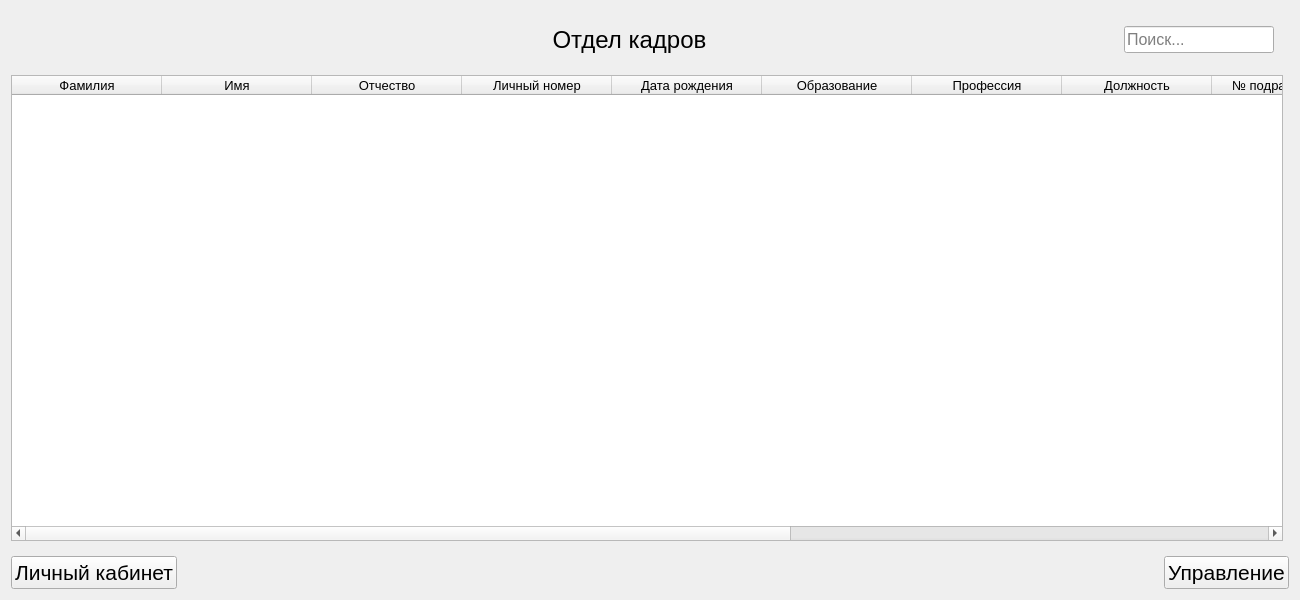
<?xml version="1.0" encoding="UTF-8"?>
<ui version="4.0">
 <class>MainWidget</class>
 <widget class="QWidget" name="MainWidget">
  <property name="geometry">
   <rect>
    <x>0</x>
    <y>0</y>
    <width>1300</width>
    <height>600</height>
   </rect>
  </property>
  <property name="windowTitle">
   <string>MainWidget</string>
  </property>
  <layout class="QGridLayout" name="gridLayout">
   <item row="3" column="0" colspan="2">
    <layout class="QGridLayout" name="gridLayout_2">
     <item row="1" column="0">
      <layout class="QHBoxLayout" name="horizontalLayout_2">
       <property name="topMargin">
        <number>9</number>
       </property>
       <item>
        <widget class="QPushButton" name="User">
         <property name="font">
          <font>
           <pointsize>16</pointsize>
          </font>
         </property>
         <property name="text">
          <string>Личный кабинет</string>
         </property>
        </widget>
       </item>
       <item>
        <spacer name="horizontalSpacer_4">
         <property name="orientation">
          <enum>Qt::Horizontal</enum>
         </property>
         <property name="sizeHint" stdset="0">
          <size>
           <width>40</width>
           <height>20</height>
          </size>
         </property>
        </spacer>
       </item>
       <item>
        <spacer name="horizontalSpacer_3">
         <property name="orientation">
          <enum>Qt::Horizontal</enum>
         </property>
         <property name="sizeHint" stdset="0">
          <size>
           <width>40</width>
           <height>20</height>
          </size>
         </property>
        </spacer>
       </item>
       <item>
        <spacer name="horizontalSpacer">
         <property name="orientation">
          <enum>Qt::Horizontal</enum>
         </property>
         <property name="sizeHint" stdset="0">
          <size>
           <width>40</width>
           <height>20</height>
          </size>
         </property>
        </spacer>
       </item>
       <item>
        <spacer name="horizontalSpacer_2">
         <property name="orientation">
          <enum>Qt::Horizontal</enum>
         </property>
         <property name="sizeHint" stdset="0">
          <size>
           <width>40</width>
           <height>20</height>
          </size>
         </property>
        </spacer>
       </item>
       <item>
        <spacer name="horizontalSpacer_5">
         <property name="orientation">
          <enum>Qt::Horizontal</enum>
         </property>
         <property name="sizeHint" stdset="0">
          <size>
           <width>40</width>
           <height>20</height>
          </size>
         </property>
        </spacer>
       </item>
       <item>
        <widget class="QPushButton" name="Manage">
         <property name="font">
          <font>
           <pointsize>16</pointsize>
          </font>
         </property>
         <property name="text">
          <string>Управление</string>
         </property>
        </widget>
       </item>
      </layout>
     </item>
    </layout>
   </item>
   <item row="1" column="0">
    <layout class="QHBoxLayout" name="horizontalLayout">
     <property name="leftMargin">
      <number>130</number>
     </property>
     <property name="topMargin">
      <number>9</number>
     </property>
     <property name="rightMargin">
      <number>9</number>
     </property>
     <property name="bottomMargin">
      <number>9</number>
     </property>
     <item>
      <widget class="QLabel" name="Mailabel">
       <property name="minimumSize">
        <size>
         <width>0</width>
         <height>40</height>
        </size>
       </property>
       <property name="font">
        <font>
         <pointsize>18</pointsize>
        </font>
       </property>
       <property name="text">
        <string>Отдел кадров</string>
       </property>
       <property name="textFormat">
        <enum>Qt::AutoText</enum>
       </property>
       <property name="alignment">
        <set>Qt::AlignCenter</set>
       </property>
      </widget>
     </item>
     <item>
      <widget class="QLineEdit" name="Find">
       <property name="minimumSize">
        <size>
         <width>150</width>
         <height>0</height>
        </size>
       </property>
       <property name="maximumSize">
        <size>
         <width>150</width>
         <height>16777215</height>
        </size>
       </property>
       <property name="sizeIncrement">
        <size>
         <width>150</width>
         <height>0</height>
        </size>
       </property>
       <property name="baseSize">
        <size>
         <width>150</width>
         <height>0</height>
        </size>
       </property>
       <property name="font">
        <font>
         <pointsize>12</pointsize>
        </font>
       </property>
       <property name="cursor">
        <cursorShape>IBeamCursor</cursorShape>
       </property>
       <property name="text">
        <string/>
       </property>
       <property name="placeholderText">
        <string>Поиск...</string>
       </property>
      </widget>
     </item>
    </layout>
   </item>
   <item row="2" column="0">
    <widget class="QTableWidget" name="TableEmpl">
     <property name="font">
      <font>
       <family>MS Shell Dlg 2</family>
       <pointsize>10</pointsize>
      </font>
     </property>
     <property name="editTriggers">
      <set>QAbstractItemView::NoEditTriggers</set>
     </property>
     <property name="selectionMode">
      <enum>QAbstractItemView::SingleSelection</enum>
     </property>
     <property name="selectionBehavior">
      <enum>QAbstractItemView::SelectRows</enum>
     </property>
     <attribute name="horizontalHeaderCascadingSectionResizes">
      <bool>false</bool>
     </attribute>
     <attribute name="horizontalHeaderMinimumSectionSize">
      <number>35</number>
     </attribute>
     <attribute name="horizontalHeaderDefaultSectionSize">
      <number>150</number>
     </attribute>
     <attribute name="horizontalHeaderShowSortIndicator" stdset="0">
      <bool>false</bool>
     </attribute>
     <attribute name="horizontalHeaderStretchLastSection">
      <bool>true</bool>
     </attribute>
     <column>
      <property name="text">
       <string>Фамилия</string>
      </property>
     </column>
     <column>
      <property name="text">
       <string>Имя</string>
      </property>
     </column>
     <column>
      <property name="text">
       <string>Отчество</string>
      </property>
     </column>
     <column>
      <property name="text">
       <string>Личный номер</string>
      </property>
     </column>
     <column>
      <property name="text">
       <string>Дата рождения</string>
      </property>
     </column>
     <column>
      <property name="text">
       <string>Образование</string>
      </property>
     </column>
     <column>
      <property name="text">
       <string>Профессия</string>
      </property>
     </column>
     <column>
      <property name="text">
       <string>Должность</string>
      </property>
     </column>
     <column>
      <property name="text">
       <string>№ подразделения</string>
      </property>
     </column>
     <column>
      <property name="text">
       <string>Семейное положение</string>
      </property>
     </column>
     <column>
      <property name="text">
       <string>Кол-во детей</string>
      </property>
     </column>
     <column>
      <property name="text">
       <string>Подразделение</string>
      </property>
     </column>
     <column>
      <property name="text">
       <string>Руководитель</string>
      </property>
     </column>
    </widget>
   </item>
  </layout>
 </widget>
 <resources/>
 <connections/>
</ui>
